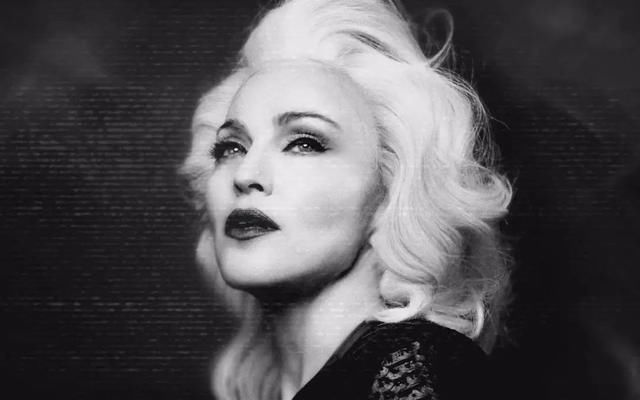
#> input picture OpenCV/dlib(facial landmarks)/data/demo.jpg, 640 x 400 px, found by its file name
$ jupyter execute opencv-face-detection.ipynb   (older library calls are emulated)
#> lines starting #> are read from the running program, lines starting #| are printed output that depends on the picture; after the words box and inside, x2 and y2 are one past the last pixel; in counts of white or black regions, pixels touching at a corner belong together
# 人臉偵測 - OpenCV (Haar特徵分類器)

這個Notebook主要是介詔OpenCV的Haar特徵分類器來進行在一個圖像進行人臉的偵測與定位。雖然現在己經有很多手法可以進行更精準的人臉的偵測與定位,但是OpenCV的Haar仍然有其簡單快速的特性。同時也可以用它來作為一個評鑑其它方法的一個基準。

### 需求

- [OpenCV](https://opencv.org/)

OpenCV是出了名不容易從源碼編譯安裝的package, 因此建議使用Anaconda來進行OpenCV的安裝:

```
conda install -c conda-forge opencv
```

### 專案的檔案路徑佈局

1. 從[OpenCV的GitHub](https://github.com/opencv/opencv/blob/master/data/haarcascades/haarcascade_frontalface_alt2.xml)下載Haar模型權重檔以下指定目錄。

你的目錄結構看起來像這樣: (這裡只列出來在這個範例會用到的相關檔案與目錄)
```
open-cv-face-detection/
├── xxxx.ipynb
├── model/
│   └── cv2/
│       └── haarcascade_frontalface_alt2.xml
└── data/
    ├── images/              <--- 驗證圖像的位置
    └── videos/              <--- 驗證影像的位置
```

### STEP 1. 載入相關函式庫

[cell 1]
# Utilities相關函式庫
import os
import sys
import random
from tqdm import tqdm

# 圖像處理/展現的相關函式庫
import cv2
import matplotlib.pyplot as plt

#### 設定相關設定與參數

[cell 2]
# 專案的根目錄路徑
ROOT_DIR = os.getcwd()

# 訓練/驗證用的資料目錄
DATA_PATH = os.path.join(ROOT_DIR, "data")

# 訓練/驗證用的圖像資料目錄
TEST_IMGS_PATH = os.path.join(DATA_PATH, "images")

# 存放預訓練模型/權重的資料目錄
MODEL_PATH = os.path.join(ROOT_DIR, "model")

# OpenCV的Haar模型目錄
CV2_MODEL_PATH = os.path.join(MODEL_PATH, "cv2")

# Haar權重檔
HAAR_WEIGHT_FILE = os.path.join(CV2_MODEL_PATH, "haarcascade_frontalface_alt2.xml")

### STEP 2. 構建Cv2 Haar模型實例

[cell 3]
# 透過cv2.CascadeClassifier來產生實例
facesDetector = cv2.CascadeClassifier(HAAR_WEIGHT_FILE)

### STEP 3. 圖像中的人臉偵測

[cell 4]
# 用來測試OpenCV自帶的Haar的人臉偵測的圖像
test_image= os.path.join(TEST_IMGS_PATH, "demo.jpg") # <-- 俢改不同的圖像來比較效果

[cell 5]
# 使用OpenCV讀入測試圖像

# 注意: OpenCV讀進來的圖像所產生的Numpy Ndaary格式是BGR (B:Blue, G: Green, R: Red)
#      跟使用PIL或skimage的格式RGB (R: Red, G: Green, B:Blue)在色階(channel)的順序上有所不同
bgr_image = cv2.imread(test_image)
#> bgr_image is the input picture: shape (400, 640, 3); mean B, G, R 83.3, 80.3, 82.3

# 將BGR圖像轉成灰階
gray_image = cv2.cvtColor(bgr_image, cv2.COLOR_BGR2GRAY)

[cell 6]
# 秀出原圖像
plt.imshow(bgr_image[:,:,::-1]) # Matplotlib在打印圖像預期是RGB格式, 因此在這裡把BGR轉換成RGB
plt.show()

[cell 7]
# 秀出灰階圖像
plt.imshow(gray_image, cmap='gray')
plt.show()

opencv2中人臉檢測使用的是`detectMultiScale`函數。它可以檢測出圖片中所有的人臉，並將人臉用矢量保存各個人臉的坐標，大小（用矩形表示）。

`detectMultiScale`函數介紹：

* 參數1：`image`--待檢測圖片，一般為灰度圖像加快檢測速度
* 參數2：`scaleFactor`--表示在前後兩次相繼的掃描中，搜索窗口的比例係數默認為1.1即每次搜索窗口依次擴大10％
* 參數3：`minNeighbors`--表示構成檢測目標的相鄰矩形的最小個數（默認為3個）。
        如果組成檢測目標的小矩形的個數和小於min_neighbors  -  1都會被排除。
        如果min_neighbors為0，則函數不做任何操作就返回所有的被檢候選矩形框，
        這種設定值一般用在用戶自定義對檢測結果的組合程序上
* 參數4：`flags`--要么使用默認值，要么使用CV_HAAR_DO_CANNY_PRUNING，如果設置為CV_HAAR_DO_CANNY_PRUNING，那麼函數將會使用坎尼邊緣檢測來排除邊緣過多或過少的區域，因此這些區域通常不會是人臉所在區域
* 參數6,7：`minSize`屬性和`maxSize`屬性用來限制得到的目標區域的範圍。

### 進行偵測圖像中的人臉

[cell 8]
# detectMultiScale方法它可以檢測出圖片中所有的人臉，並將人臉用向量保存各個人臉的坐標，大小（用矩形表示）
faces = facesDetector.detectMultiScale(gray_image,1.3, 5)
#> faces = [[147, 55, 221, 221]]

# 偵測出來的結果的資料結構 (x, y, w, h) -> 左上角的(x,y)座標, 以及矩型的寬高(w, h)
print("Faces detected: ", len(faces))
#| Faces detected:  1
print("Result data shape: ",faces.shape)
#| Result data shape:  (1, 4)
print("1st data: ", faces[0])
#| 1st data:  [147  55 221 221]

### 把結果在原圖像中展現

[cell 9]
# 迭代每一個偵測的人臉位置 (x, y, w, h) -> 左上角的(x,y)座標, 以及矩型的寬高(w, h)
for (x, y, w, h) in faces:
    # 透過OpenCV來把邊界框畫出來
    # rectangle
    # 參數:
    #     要畫矩形的圖像
    #     左上角座標 tuple (x, y)
    #     右下角座標 tuple (x, y)
    #     邊框顏色 tuple (r,g,b)
    #     邊框寬度 int
    cv2.rectangle(bgr_image, (x,y), (x+w, y+h), (0,255,0), 2)
#> this loop made 1 pass
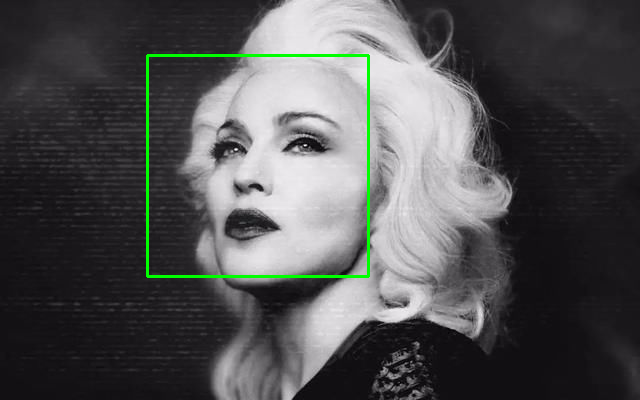
#> bgr_image: shape (400, 640, 3); 1.03% of pixels changed, all inside (x1, y1, x2, y2) = (146, 54, 370, 278)

# 秀出結果
plt.figure(figsize=(20,10))
plt.imshow(bgr_image[:,:,::-1])
plt.show()
